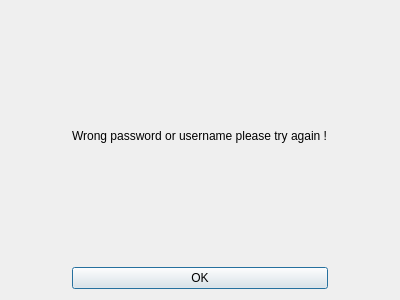
<?xml version="1.0" encoding="UTF-8"?>
<ui version="4.0">
 <class>error</class>
 <widget class="QDialog" name="error">
  <property name="geometry">
   <rect>
    <x>0</x>
    <y>0</y>
    <width>400</width>
    <height>300</height>
   </rect>
  </property>
  <property name="windowTitle">
   <string>Dialog</string>
  </property>
  <layout class="QVBoxLayout" name="verticalLayout">
   <item>
    <layout class="QGridLayout" name="gridLayout">
     <item row="3" column="1">
      <widget class="QPushButton" name="pushButton">
       <property name="text">
        <string>OK</string>
       </property>
      </widget>
     </item>
     <item row="0" column="1">
      <widget class="QLabel" name="label">
       <property name="text">
        <string>Wrong password or username please try again !</string>
       </property>
      </widget>
     </item>
     <item row="0" column="0">
      <spacer name="horizontalSpacer">
       <property name="orientation">
        <enum>Qt::Horizontal</enum>
       </property>
       <property name="sizeHint" stdset="0">
        <size>
         <width>40</width>
         <height>20</height>
        </size>
       </property>
      </spacer>
     </item>
     <item row="0" column="2">
      <spacer name="horizontalSpacer_2">
       <property name="orientation">
        <enum>Qt::Horizontal</enum>
       </property>
       <property name="sizeHint" stdset="0">
        <size>
         <width>40</width>
         <height>20</height>
        </size>
       </property>
      </spacer>
     </item>
    </layout>
   </item>
  </layout>
 </widget>
 <resources/>
 <connections/>
</ui>
